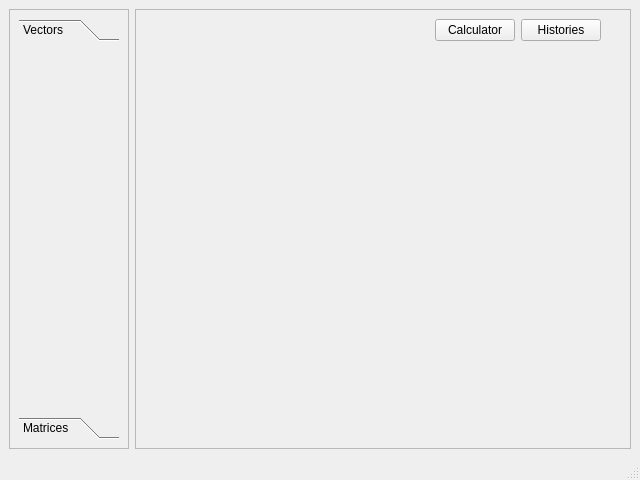
<?xml version="1.0" encoding="UTF-8"?>
<ui version="4.0">
 <class>MainWindow</class>
 <widget class="QMainWindow" name="MainWindow">
  <property name="geometry">
   <rect>
    <x>0</x>
    <y>0</y>
    <width>640</width>
    <height>480</height>
   </rect>
  </property>
  <property name="sizePolicy">
   <sizepolicy hsizetype="MinimumExpanding" vsizetype="MinimumExpanding">
    <horstretch>0</horstretch>
    <verstretch>0</verstretch>
   </sizepolicy>
  </property>
  <property name="maximumSize">
   <size>
    <width>1920</width>
    <height>1090</height>
   </size>
  </property>
  <property name="windowTitle">
   <string>MainWindow</string>
  </property>
  <widget class="QWidget" name="centralwidget">
   <layout class="QHBoxLayout" name="horizontalLayout">
    <item>
     <widget class="QFrame" name="sidebar">
      <property name="minimumSize">
       <size>
        <width>120</width>
        <height>0</height>
       </size>
      </property>
      <property name="maximumSize">
       <size>
        <width>120</width>
        <height>16777215</height>
       </size>
      </property>
      <property name="frameShape">
       <enum>QFrame::Shape::StyledPanel</enum>
      </property>
      <property name="frameShadow">
       <enum>QFrame::Shadow::Raised</enum>
      </property>
      <layout class="QVBoxLayout" name="verticalLayout">
       <item>
        <widget class="QToolBox" name="toolBox">
         <property name="enabled">
          <bool>true</bool>
         </property>
         <property name="maximumSize">
          <size>
           <width>100</width>
           <height>16777215</height>
          </size>
         </property>
         <property name="frameShadow">
          <enum>QFrame::Shadow::Plain</enum>
         </property>
         <property name="currentIndex">
          <number>0</number>
         </property>
         <widget class="QWidget" name="bar_vector">
          <property name="geometry">
           <rect>
            <x>0</x>
            <y>0</y>
            <width>94</width>
            <height>335</height>
           </rect>
          </property>
          <attribute name="label">
           <string>Vectors</string>
          </attribute>
         </widget>
         <widget class="QWidget" name="bar_matrix">
          <property name="geometry">
           <rect>
            <x>0</x>
            <y>0</y>
            <width>98</width>
            <height>28</height>
           </rect>
          </property>
          <attribute name="label">
           <string>Matrices</string>
          </attribute>
         </widget>
        </widget>
       </item>
      </layout>
     </widget>
    </item>
    <item>
     <widget class="QFrame" name="mainFrame">
      <property name="frameShape">
       <enum>QFrame::Shape::StyledPanel</enum>
      </property>
      <property name="frameShadow">
       <enum>QFrame::Shadow::Plain</enum>
      </property>
      <layout class="QVBoxLayout" name="verticalLayout_2">
       <item>
        <layout class="QHBoxLayout" name="horizontalLayout_2">
         <property name="rightMargin">
          <number>20</number>
         </property>
         <item>
          <spacer name="horizontalSpacer">
           <property name="orientation">
            <enum>Qt::Orientation::Horizontal</enum>
           </property>
           <property name="sizeHint" stdset="0">
            <size>
             <width>40</width>
             <height>20</height>
            </size>
           </property>
          </spacer>
         </item>
         <item>
          <widget class="QPushButton" name="calculator">
           <property name="text">
            <string>Calculator</string>
           </property>
          </widget>
         </item>
         <item>
          <widget class="QPushButton" name="historyButton">
           <property name="text">
            <string>Histories</string>
           </property>
          </widget>
         </item>
        </layout>
       </item>
       <item>
        <widget class="QStackedWidget" name="stackedWidget">
         <property name="sizePolicy">
          <sizepolicy hsizetype="Preferred" vsizetype="Minimum">
           <horstretch>1</horstretch>
           <verstretch>1</verstretch>
          </sizepolicy>
         </property>
         <property name="styleSheet">
          <string notr="true"/>
         </property>
         <property name="currentIndex">
          <number>0</number>
         </property>
         <widget class="QWidget" name="page_vector">
          <property name="sizePolicy">
           <sizepolicy hsizetype="Expanding" vsizetype="Expanding">
            <horstretch>0</horstretch>
            <verstretch>0</verstretch>
           </sizepolicy>
          </property>
         </widget>
         <widget class="QWidget" name="page_matrix"/>
        </widget>
       </item>
      </layout>
     </widget>
    </item>
   </layout>
  </widget>
  <widget class="QStatusBar" name="statusbar"/>
 </widget>
 <resources/>
 <connections/>
</ui>
